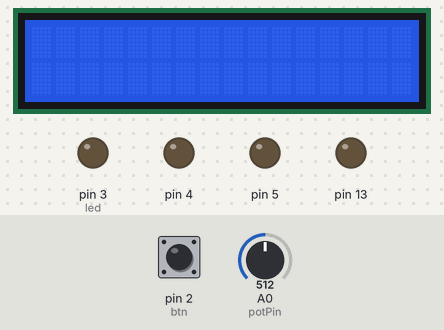
Bench run of a sketch on a simulated Arduino Uno, built with avr-gcc and run on an emulated ATmega328P. On the bench: 16×2 character LCD, output pins drawn as LEDs (lit = HIGH). The test bench sets the inputs (shaded band); at power-on: pin 2 (btn) HIGH, A0 (potPin) = 512.

Above: at 1.2 s.
1.3 s: pin 2 (btn) pulled LOW for 0.15 s
At 2.5 s:
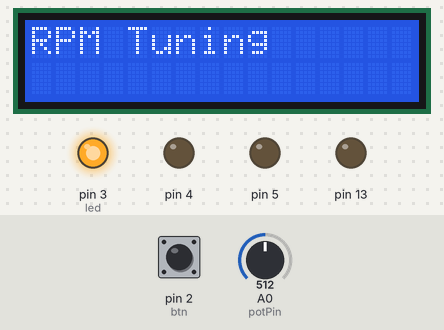
2.9 s: pin 2 (btn) pulled LOW for 1 s
At 3.9 s:
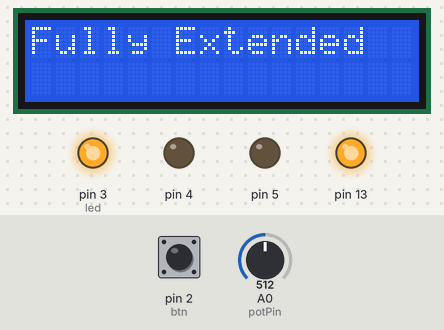
5.4 s: pin 2 (btn) pulled LOW for 0.15 s
At 5.9 s:
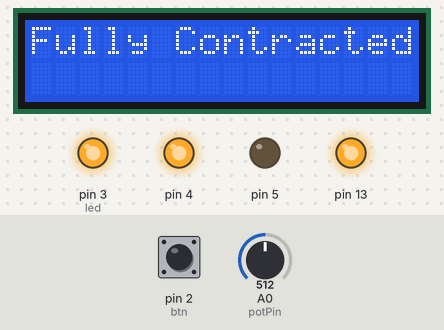
7.0 s: pin 2 (btn) pulled LOW for 3.2 s
At 8.2 s:
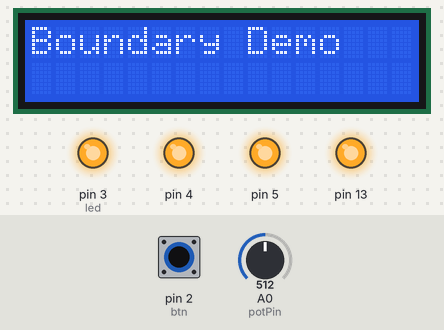
11.7 s: pin 2 (btn) pulsed LOW 5 times (0.12 s each, 0.3 s apart)
At 13.8 s:
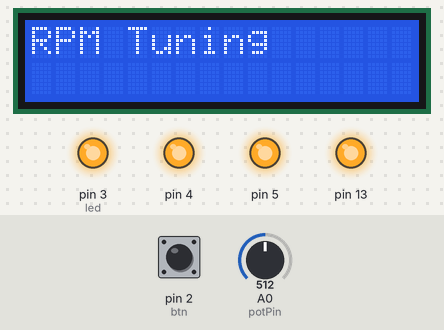
Timing chart, 0 to 15.3 s (numbered marks = the images above; inputs shaded):
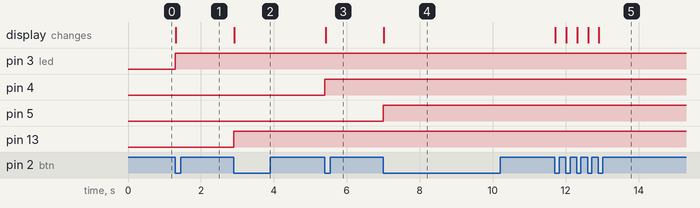

The sketch:

sketch_nov23b.ino
```cpp
#include <Wire.h>
#include <LiquidCrystal_I2C.h>

int potPin = A0;
int val = 0;
int pos = 0;
const int btn = 2;
const int led = 3;
int selector = 0;
boolean isPressed = false;
unsigned long buf[8] = {0,0,0,0,0,0,0,0};

LiquidCrystal_I2C lcd(0x27,16,2);  //I have used I2C scan program, so address is correct.

void setup() {

  lcd.init();
  lcd.backlight();
  lcd.home();
  Serial.begin(9600);
  pinMode(btn, INPUT_PULLUP);
  pinMode(led, OUTPUT);
  pinMode(13, OUTPUT);
  pinMode(4, OUTPUT);
  pinMode(5, OUTPUT);
}

void loop ()
{
  if (digitalRead(btn) == LOW && isPressed == false ) //button is pressed AND this is the first digitalRead() that the button is pressed
  {
    isPressed = true;  //set to true, so this code will not run again until button released
    doSwitchStatement(); // a call to a separate function that performs the switch statement and subsequent evoked code

    selector++; // this is done after the doSwitchStatement(), so case 0 will be executed on the first button press
    if (selector > 3) {
      selector = 0;
    }
    // selector = (selector+1) % 4;  // does the same, without if-statement
  } else if (digitalRead(btn) == HIGH)
  {
    isPressed = false; //button is released, variable reset
  }
}

void doSwitchStatement() {
  switch(selector) {
  case 0:
    digitalWrite(led, HIGH);
    lcd.clear();
    lcd.print("RPM Tuning");
    delay(250);
    doRun();
    // add a call to doExtraStuff() if you like
    break;
  case 1:
    digitalWrite(13, HIGH);
    lcd.clear();
    lcd.print("Fully Extended");
    delay(250);
    doExtend();
    break;
  case 2:
    digitalWrite(4, HIGH);
    lcd.clear();
    lcd.print("Fully Contracted");
    delay(250);
    doContract();
    break;
  case 3:
    digitalWrite(5, HIGH);
    lcd.clear();
    lcd.print("Boundary Demo");
    delay(250);
  }
}

void doRun(){
  val = analogRead(potPin);
  pos = map(val, 0, 1023, 0, 255);
  //buf[8] = {pos,0,0,0,0,0,0,0};
  //insert CAN send message here
  return;
}

void doExtend(){
  pos = 255;
  //buf[8] = {pos,0,0,0,0,0,0,0};
  //insert CAN send message here
  return;
}

void doContract(){
  pos = 0;
  //buf[8] = {pos,0,0,0,0,0,0,0};
  //insert CAN send message here
  return;
}

void doDemo(){
  doExtend();
  delay(5000);
  doContract();
  delay(5000);
  return;
}
```

Measured:
- after the input at 1.3 s, pin 3 (led): LOW → HIGH at once; the display: changes at once (image 1)
- after the input at 2.9 s, pin 13: LOW → HIGH at once; the display: changes at once (image 2)
- after the input at 5.4 s, pin 4: LOW → HIGH at once; the display: changes at once (image 3)
- after the input at 7.0 s, pin 5: LOW → HIGH at once; the display: changes at once (image 4)
- after the input at 11.7 s, the display: changes at once (image 5)
